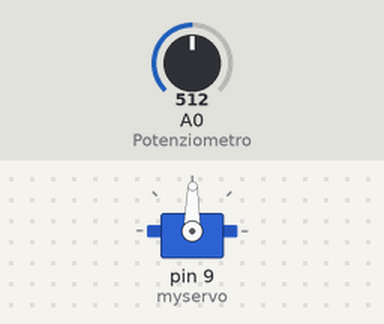
The sketch below on a simulated Arduino Uno, built with avr-gcc and run on an emulated ATmega328P. On the bench: servo. Inputs (shaded band) come from the test bench; at power-on: A0 (Potenziometro) = 512.

Above: at 1.2 s.
1.3 s: A0 (Potenziometro) set to 716
At 1.7 s:
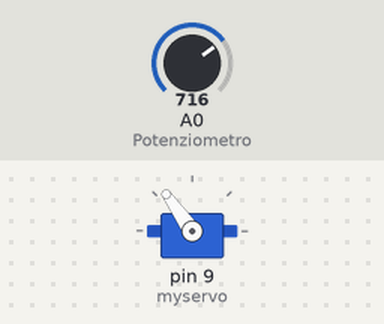
2.8 s: A0 (Potenziometro) set to 900
At 3.7 s:
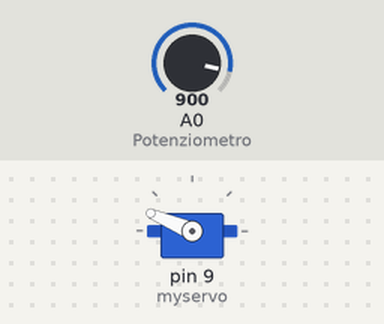
4.3 s: A0 (Potenziometro) set to 1023
At 5.2 s:
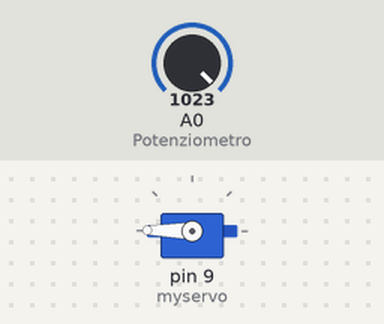
5.8 s: A0 (Potenziometro) set to 306
At 7.0 s:
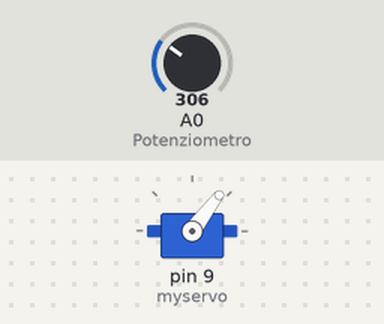
7.3 s: A0 (Potenziometro) set to 122
At 8.5 s:
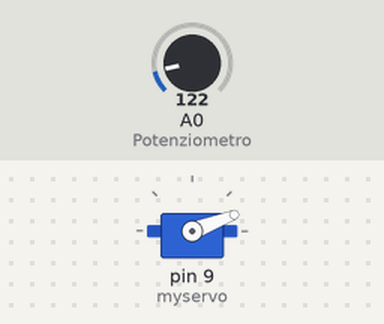
8.8 s: A0 (Potenziometro) set to 511
At 9.5 s:
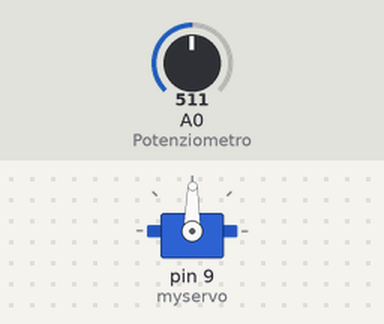
Timing chart, 0 to 11.3 s (numbered marks = the images above; inputs shaded):
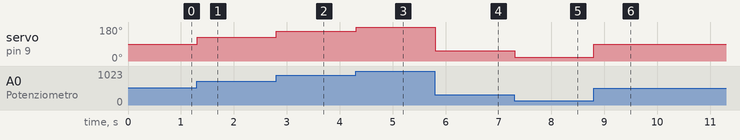

Measured:
- after the input at 1.3 s, servo on pin 9 (myservo): 89° → 125° at once
- after the input at 2.8 s, servo on pin 9 (myservo): 125° → 157° at once
- after the input at 4.3 s, servo on pin 9 (myservo): 157° → 179° at once
- after the input at 5.8 s, servo on pin 9 (myservo): 179° → 53° at once
- after the input at 7.3 s, servo on pin 9 (myservo): 53° → 21° at once
- after the input at 8.8 s, servo on pin 9 (myservo): 21° → 89° at once

The sketch:

Servo_e_potenziometro.ino
```cpp
/*
  Questo codice è utile per testare i servo motori,
  una volta installati sull'alloggio delle ruote del rover,
  e verificare l'angolo di sterzata delle ruote.
*/
#include <Servo.h>

Servo myservo;

int Potenziometro = 0;
int Valore;

void setup()
{
  myservo.attach(9);
}

void loop()
{
  Valore = analogRead(Potenziometro);
  Valore = map(Valore, 0, 1023, 0, 179);
  myservo.write(Valore);
  delay(15);
}

// Stefano Milantoni
```
